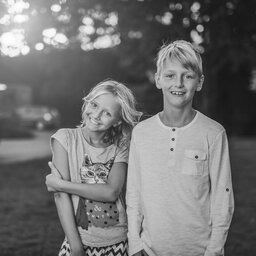
#> input picture image.jpg, 256 x 256 px
$ jupyter execute 'Image Segmentation.ipynb'
#> lines starting #> are read from the running program, lines starting #| are printed output that depends on the picture
[cell 1]
#2nd Approach
import cv2
import numpy as np
import matplotlib.pyplot as plt

[cell 2]
# read the image
image = cv2.imread("../image.jpg")
#> image is the input picture: shape (256, 256, 3); min 8, max 255, mean 114.9

[cell 3]
# convert to RGB
image = cv2.cvtColor(image, cv2.COLOR_BGR2RGB)

[cell 4]
# reshape the image to a 2D array of pixels and 3 color values (RGB)
pixel_values = image.reshape((-1, 3))
# convert to float
pixel_values = np.float32(pixel_values)

[cell 5]
print(pixel_values.shape)
#| (65536, 3)

[cell 6]
# define stopping criteria
criteria = (cv2.TERM_CRITERIA_EPS + cv2.TERM_CRITERIA_MAX_ITER, 100, 0.2)

[cell 7]
# number of clusters (K)
k = 10
_, labels, (centers) = cv2.kmeans(pixel_values, k, None, criteria, 10, cv2.KMEANS_RANDOM_CENTERS)
#> centers = [[99.34, 99.34, 99.34], [120.8, 120.8, 120.8], [141.4, 141.4, 141.4], [159.1, 159.1, 159.1], [191.4, 191.4, 191.4], [74.71, 74.71, 74.71], [56.15, 56.15, 56.15], [32.28, 32.28, 32.28], [235.5, 235.5, 235.5], [175.9, 175.9, 175.9]]

[cell 8]
# convert back to 8 bit values
centers = np.uint8(centers)
#> centers = [[99, 99, 99], [120, 120, 120], [141, 141, 141], [159, 159, 159], [191, 191, 191], [74, 74, 74], [56, 56, 56], [32, 32, 32], [235, 235, 235], [175, 175, 175]]

# flatten the labels array
labels = labels.flatten()

[cell 9]
# convert all pixels to the color of the centroids
segmented_image = centers[labels.flatten()]

[cell 10]
# reshape back to the original image dimension
segmented_image = segmented_image.reshape(image.shape)
# show the image
plt.imshow(segmented_image)
plt.show()

[cell 11]
figure_size = 15
plt.figure(figsize=(figure_size,figure_size))
plt.subplot(1,2,1),plt.imshow(image)
plt.title('Original Image'), plt.xticks([]), plt.yticks([])
plt.subplot(1,2,2),plt.imshow(segmented_image)
plt.title('Segmented Image when K = %i' % k), plt.xticks([]), plt.yticks([])
plt.show()
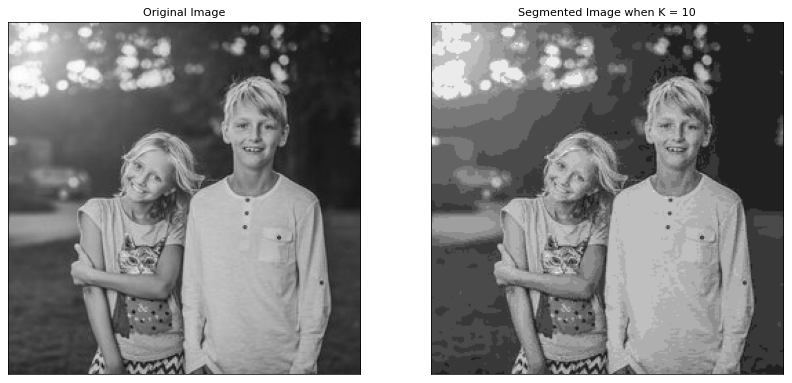
#> figure drawn by matplotlib, 2 panels
